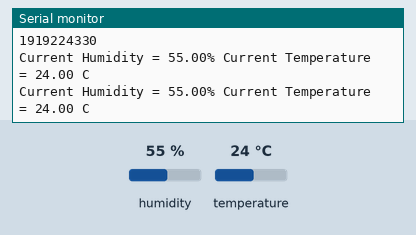
Recording of a sketch running on a simulated ESP8266 (NodeMCU). Parts: the last lines printed to the serial monitor. The test bench sets the inputs (shaded band); at power-on: humidity 55 %, temperature 24 °C.

Above: at 2.2 s.
2.3 s: humidity set to 22 %
At 4.4 s:
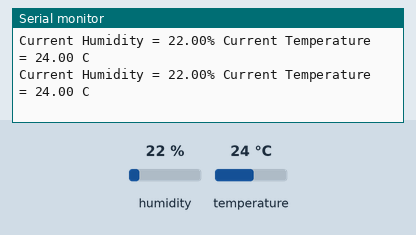
5.0 s: temperature set to 12 °C
At 6.1 s:
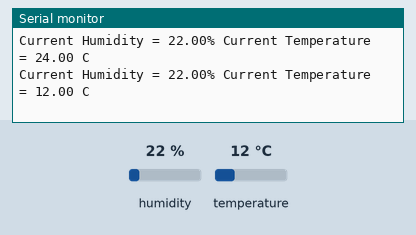
7.7 s: humidity set to 40 %
At 9.2 s:
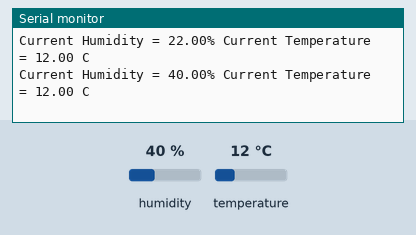
Timing chart, 0 to 10.7 s (numbered marks = the images above; inputs shaded):
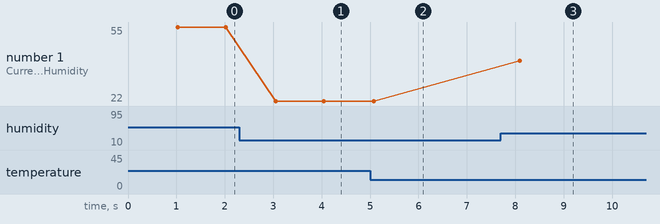

The sketch:

temp_con.ino
```cpp
#include "DHT.h"              // inckude libery
#define DHTTYPE DHT11         // declare dht11
#define DHTPIN D5             // declare pin number 1 for data

DHT dht(5,DHTTYPE);           // call dht object

void setup(){
  dht.begin();
  Serial.begin(115200);       // boudrate declare
  pinMode(DHTPIN, OUTPUT);
  Serial.println('Humidity and Temperature\n\n');
  delay(1000);
}

void loop()
{
  float h = dht.readHumidity();         // read humidity
  float t = dht.readTemperature();      // read temperature
  Serial.print("Current Humidity = ");
  Serial.print(h);
  Serial.print("% ");
  Serial.print("Current Temperature = ");
  Serial.print(t);
  Serial.println(" C ");
  delay(1000);
  if(t <= 20){                        // condition check, when temperature is bellow 30 then the red light is blinking
      digitalWrite(DHTPIN, HIGH);
      delay(1000);
      digitalWrite(DHTPIN, LOW);
      delay(1000);
  }
}
```

Measured:
- after the input at 2.3 s, the serial monitor: prints a new line after 0.75 s (image 1)
- after the input at 5.0 s, the serial monitor: prints a new line after 0.07 s (image 2)
- after the input at 7.7 s, the serial monitor: prints a new line after 0.39 s (image 3)
- plotted number 1: 55 → 22 after the input at 2.3 s, 22 → 40 after the input at 7.7 s
